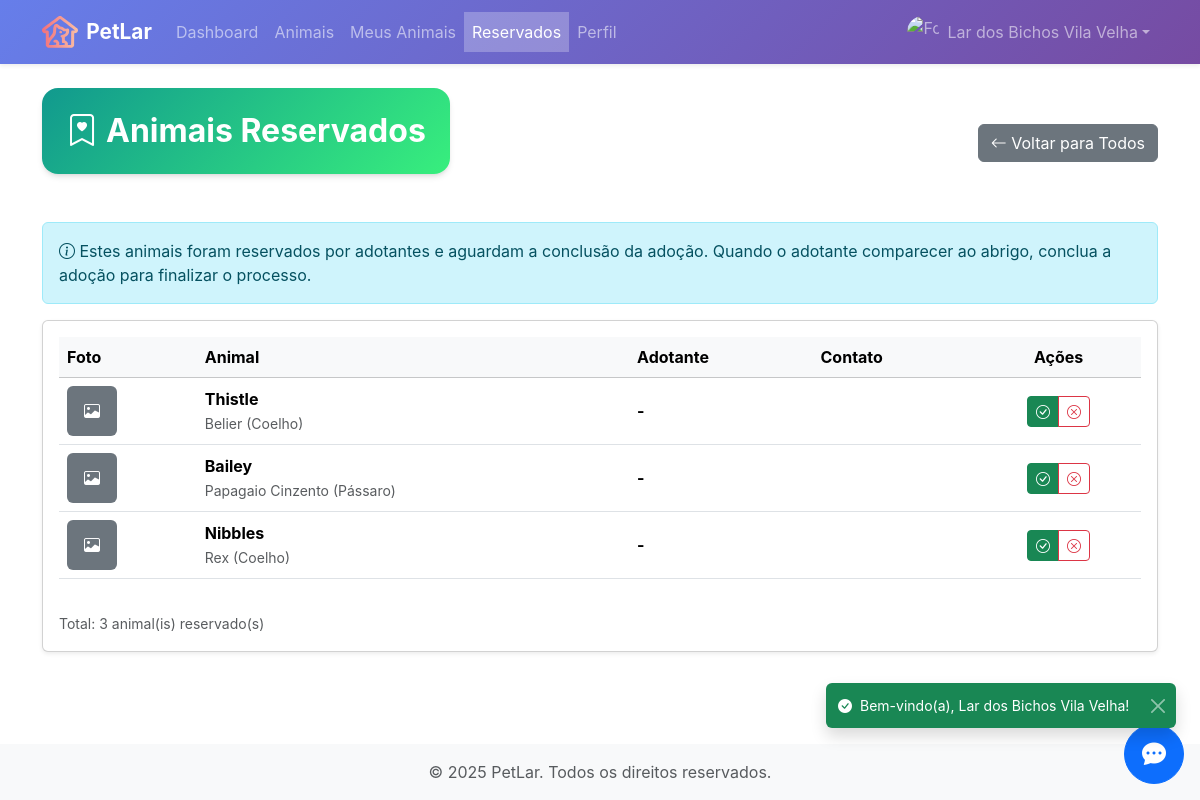
/abrigo/animais/reservados (signed in), run on the app's committed database.
### tables this page shows
CREATE TABLE animal (
    id INTEGER PRIMARY KEY AUTOINCREMENT,
    id_raca INTEGER NOT NULL,
    id_abrigo INTEGER NOT NULL,
    nome TEXT NOT NULL,
    sexo TEXT NOT NULL,
    data_nascimento TEXT,
    data_entrada TEXT NOT NULL,
    observacoes TEXT,
    status TEXT DEFAULT 'Disponível',
    foto TEXT,
    id_adotante_reserva INTEGER,
    data_reserva TIMESTAMP,
    data_cadastro TIMESTAMP DEFAULT CURRENT_TIMESTAMP,
    data_atualizacao TIMESTAMP DEFAULT CURRENT_TIMESTAMP,
    FOREIGN KEY (id_raca) REFERENCES raca(id),
    FOREIGN KEY (id_abrigo) REFERENCES abrigo(id_abrigo),
    FOREIGN KEY (id_adotante_reserva) REFERENCES usuario(id)
);

CREATE TABLE raca (
    id INTEGER PRIMARY KEY AUTOINCREMENT,
    id_especie INTEGER NOT NULL,
    nome TEXT NOT NULL,
    descricao TEXT,
    temperamento TEXT,
    expectativa_de_vida TEXT,
    porte TEXT,
    data_cadastro TIMESTAMP DEFAULT CURRENT_TIMESTAMP,
    data_atualizacao TIMESTAMP DEFAULT CURRENT_TIMESTAMP,
    FOREIGN KEY (id_especie) REFERENCES especie(id),
    UNIQUE(id_especie, nome)
);

CREATE TABLE especie (
        id INTEGER PRIMARY KEY AUTOINCREMENT,
        nome TEXT NOT NULL UNIQUE,
        descricao TEXT,
        data_cadastro TIMESTAMP DEFAULT CURRENT_TIMESTAMP,
        data_atualizacao TIMESTAMP DEFAULT CURRENT_TIMESTAMP
    );

### routes/abrigo_animais_routes.py (the view)
@router.get("/reservados")
@requer_autenticacao([Perfil.ABRIGO.value])
async def listar_reservados(request: Request, usuario_logado: Optional[dict] = None):
    id_abrigo = _obter_id_abrigo(usuario_logado)
    if not id_abrigo:
        informar_erro(request, "Abrigo não encontrado para este usuário.")
        return RedirectResponse("/", status_code=status.HTTP_303_SEE_OTHER)
    reservados = animal_repo.obter_reservados_por_abrigo(id_abrigo)
    return templates.TemplateResponse(
        "abrigo/animais/reservados.html",
        {
            "request": request,
            "reservados": reservados,
            "total": len(reservados),
            "usuario_logado": usuario_logado
        }
    )

### templates/abrigo/animais/reservados.html (shortened to what this page needs)
{% extends "base_privada.html" %}
{% block content %}
<div class="row">
    <div class="col-12">
        <div class="d-flex justify-content-between align-items-center mb-4">
        <div class="card card-modern border-0 overflow-hidden mb-4">
            <div class="bg-gradient-forest text-white p-4">
                <h2 class="fw-bold mb-0">
                    <i class="bi bi-bookmark-heart me-2"></i>Animais Reservados
                </h2>
            </div>
        </div>
            <a href="/abrigo/animais/listar" class="btn btn-secondary">
                <i class="bi bi-arrow-left"></i> Voltar para Todos
            </a>
        </div>
        <div class="alert alert-info">
            <i class="bi bi-info-circle"></i>
            Estes animais foram reservados por adotantes e aguardam a conclusão da adoção.
            Quando o adotante comparecer ao abrigo, conclua a adoção para finalizar o processo.
        </div>
        <div class="card shadow-sm">
            <div class="card-body">
                {% if reservados %}
                <div class="table-responsive">
                    <table class="table table-hover align-middle">
                        <thead class="table-light">
                            <tr>
                                <th scope="col">Foto</th>
                                <th scope="col">Animal</th>
                                <th scope="col">Adotante</th>
                                <th scope="col">Contato</th>
                                <th scope="col" class="text-center">Ações</th>
                            </tr>
                        </thead>
                        <tbody>
                            {% for item in reservados %}
                            <tr>
                                <td>
                                    {% if item.animal.foto %}
                                    <img src="{{ item.animal.foto }}" alt="{{ item.animal.nome }}"
                                        class="rounded" style="width: 50px; height: 50px; object-fit: cover;">
                                    {% else %}
                                    <div class="bg-secondary rounded d-flex align-items-center justify-content-center"
                                        style="width: 50px; height: 50px;">
                                        <i class="bi bi-image text-white"></i>
                                    </div>
                                    {% endif %}
                                </td>
                                <td>
                                    <strong>{{ item.animal.nome }}</strong>
                                    <br>
                                    <small class="text-muted">
                                        {{ item.animal.raca.nome if item.animal.raca else '' }}
                                        {% if item.animal.raca and item.animal.raca.especie %}
                                        ({{ item.animal.raca.especie.nome }})
                                        {% endif %}
                                    </small>
                                </td>
                                <td>
                                    <strong>{{ item.adotante_nome or '-' }}</strong>
                                </td>
                                <td>
                                </td>
                                <td class="text-center">
                                    <div class="btn-group btn-group-sm" role="group">
                                        <a href="/abrigo/animais/{{ item.animal.id }}/concluir-adoção"
                                            class="btn btn-success"
                                            title="Concluir Adoção">
                                            <i class="bi bi-check-circle"></i>
                                        </a>
                                        <button type="button" class="btn btn-outline-danger"
                                            title="Cancelar Reserva"
                                            onclick="cancelarReserva({{ item.animal.id }}, '{{ item.animal.nome|replace("'", "\\'") }}')">
                                            <i class="bi bi-x-circle"></i>
                                        </button>
                                    </div>
                                </td>
                            </tr>
                            {% endfor %}
                        </tbody>
                    </table>
                </div>
                <div class="mt-3">
                    <small class="text-muted">
                        Total: {{ total }} animal(is) reservado(s)
                    </small>
                </div>
                {% else %}
                <div class="alert alert-secondary text-center mb-0">
                    <i class="bi bi-check-circle"></i> Nenhum animal reservado no momento.
                </div>
                {% endif %}
            </div>
        </div>
    </div>
</div>
{% endblock %}

### static/css/custom.css (style rules this page uses)
:root { --petlar-primary: #6366f1; --petlar-primary-dark: #4f46e5; --petlar-secondary: #ec4899; --petlar-accent: #f97316; --petlar-success: #10b981; --petlar-warning: #f59e0b; --petlar-danger: #ef4444; --petlar-info: #06b6d4; --gradient-primary: linear-gradient(135deg, #667eea 0%, #764ba2 100%); --gradient-warm: linear-gradient(135deg, #f093fb 0%, #f5576c 100%); --gradient-sunset: linear-gradient(135deg, #fa709a 0%, #fee140 100%); --gradient-ocean: linear-gradient(135deg, #4facfe 0%, #00f2fe 100%); --gradient-forest: linear-gradient(135deg, #11998e 0%, #38ef7d 100%); --gradient-hero: linear-gradient(135deg, #667eea 0%, #764ba2 50%, #f093fb 100%); --shadow-sm: 0 1px 2px 0 rgb(0 0 0 / 0.05); --shadow-md: 0 4px 6px -1px rgb(0 0 0 / 0.1), 0 2px 4px -2px rgb(0 0 0 / 0.1); --shadow-lg: 0 10px 15px -3px rgb(0 0 0 / 0.1), 0 4px 6px -4px rgb(0 0 0 / 0.1); --shadow-xl: 0 20px 25px -5px rgb(0 0 0 / 0.1), 0 8px 10px -6px rgb(0 0 0 / 0.1); --shadow-2xl: 0 25px 50px -12px rgb(0 0 0 / 0.25); --shadow-colored: 0 10px 40px -10px rgba(102, 126, 234, 0.5); --radius-sm: 0.375rem; --radius-md: 0.5rem; --radius-lg: 0.75rem; --radius-xl: 1rem; --radius-2xl: 1.5rem; --radius-full: 9999px; --transition-fast: 150ms cubic-bezier(0.4, 0, 0.2, 1); --transition-normal: 300ms cubic-bezier(0.4, 0, 0.2, 1); --transition-slow: 500ms cubic-bezier(0.4, 0, 0.2, 1); --primary-color: #0d6efd; --secondary-color: #6c757d; --success-color: #198754; --danger-color: #dc3545; --warning-color: #ffc107; --info-color: #0dcaf0; --light-color: #f8f9fa; --dark-color: #212529; }
body { font-family: 'Inter', -apple-system, BlinkMacSystemFont, 'Segoe UI', Roboto, sans-serif; -webkit-font-smoothing: antialiased; -moz-osx-font-smoothing: grayscale; }
html { scroll-behavior: smooth; }
.card-modern { border: none; border-radius: var(--radius-xl); box-shadow: var(--shadow-md); transition: all var(--transition-normal); overflow: hidden; }
.bg-gradient-forest { background: var(--gradient-forest); }

### data on the page
animal: animal.nome "Thistle"
raca: animal.raca "Belier"
especie: animal.raca.especie.nome "Coelho" "Coelho"
animal: animal.nome "Bailey"
raca: animal.raca "Papagaio Cinzento"
especie: animal.raca.especie.nome "Pássaro"
animal: animal.nome "Nibbles"
raca: animal.raca "Rex"

### other printed values
{{ APP_NAME }} "PetLar"
{{ request.session.get('usuario_logado')['nome'] }} "Lar dos Bichos Vila Velha"
{{ item.adotante_nome or '-' }} "-" "-" "-"
{{ total }} "3"
